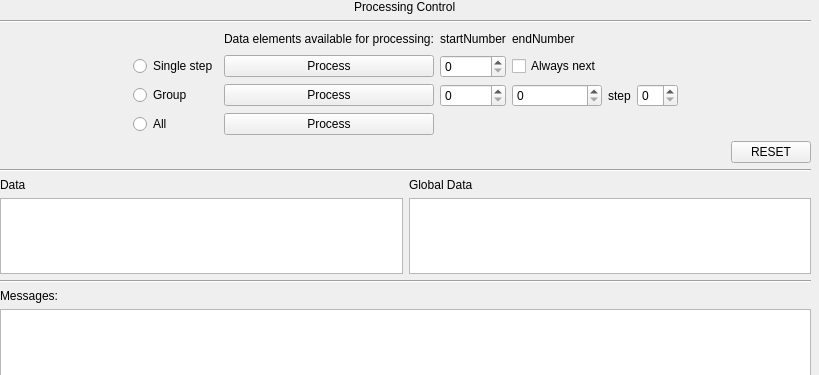
<?xml version="1.0" encoding="UTF-8"?>
<ui version="4.0">
 <class>Form</class>
 <widget class="QWidget" name="Form">
  <property name="geometry">
   <rect>
    <x>0</x>
    <y>0</y>
    <width>819</width>
    <height>375</height>
   </rect>
  </property>
  <property name="windowTitle">
   <string>Form</string>
  </property>
  <widget class="QWidget" name="verticalLayoutWidget_3">
   <property name="geometry">
    <rect>
     <x>0</x>
     <y>0</y>
     <width>811</width>
     <height>379</height>
    </rect>
   </property>
   <layout class="QVBoxLayout" name="verticalLayout_3">
    <item alignment="Qt::AlignHCenter">
     <widget class="QLabel" name="topLabel">
      <property name="text">
       <string>Processing Control</string>
      </property>
     </widget>
    </item>
    <item>
     <widget class="Line" name="line">
      <property name="orientation">
       <enum>Qt::Horizontal</enum>
      </property>
     </widget>
    </item>
    <item>
     <layout class="QGridLayout" name="gridLayout_2">
      <item row="0" column="0">
       <spacer name="horizontalSpacer_5">
        <property name="orientation">
         <enum>Qt::Horizontal</enum>
        </property>
        <property name="sizeHint" stdset="0">
         <size>
          <width>40</width>
          <height>20</height>
         </size>
        </property>
       </spacer>
      </item>
      <item row="0" column="6">
       <spacer name="horizontalSpacer_8">
        <property name="orientation">
         <enum>Qt::Horizontal</enum>
        </property>
        <property name="sizeHint" stdset="0">
         <size>
          <width>40</width>
          <height>20</height>
         </size>
        </property>
       </spacer>
      </item>
      <item row="2" column="2">
       <widget class="QPushButton" name="processSingleButton">
        <property name="text">
         <string>Process</string>
        </property>
       </widget>
      </item>
      <item row="0" column="2">
       <widget class="QLabel" name="label_7">
        <property name="text">
         <string>Data elements available for processing:</string>
        </property>
       </widget>
      </item>
      <item row="3" column="2">
       <widget class="QPushButton" name="processGroupButton">
        <property name="text">
         <string>Process</string>
        </property>
       </widget>
      </item>
      <item row="0" column="3">
       <widget class="QLabel" name="nofelementsStartNumber">
        <property name="text">
         <string>startNumber</string>
        </property>
       </widget>
      </item>
      <item row="3" column="5">
       <layout class="QHBoxLayout" name="horizontalLayout">
        <item>
         <widget class="QLabel" name="label_4">
          <property name="text">
           <string>step</string>
          </property>
         </widget>
        </item>
        <item>
         <widget class="QSpinBox" name="processGroupStepSpinBox"/>
        </item>
       </layout>
      </item>
      <item row="4" column="2">
       <widget class="QPushButton" name="processAllButton">
        <property name="text">
         <string>Process</string>
        </property>
       </widget>
      </item>
      <item row="2" column="3">
       <widget class="QSpinBox" name="processSingleSpinBox"/>
      </item>
      <item row="3" column="3">
       <widget class="QSpinBox" name="processGroupStartSpinBox"/>
      </item>
      <item row="3" column="4">
       <widget class="QSpinBox" name="processGroupEndSpinBox"/>
      </item>
      <item row="2" column="0">
       <spacer name="horizontalSpacer">
        <property name="orientation">
         <enum>Qt::Horizontal</enum>
        </property>
        <property name="sizeHint" stdset="0">
         <size>
          <width>40</width>
          <height>20</height>
         </size>
        </property>
       </spacer>
      </item>
      <item row="1" column="3">
       <spacer name="verticalSpacer_2">
        <property name="orientation">
         <enum>Qt::Vertical</enum>
        </property>
        <property name="sizeHint" stdset="0">
         <size>
          <width>20</width>
          <height>40</height>
         </size>
        </property>
       </spacer>
      </item>
      <item row="4" column="0">
       <spacer name="horizontalSpacer_4">
        <property name="orientation">
         <enum>Qt::Horizontal</enum>
        </property>
        <property name="sizeHint" stdset="0">
         <size>
          <width>40</width>
          <height>20</height>
         </size>
        </property>
       </spacer>
      </item>
      <item row="3" column="6">
       <spacer name="horizontalSpacer_2">
        <property name="orientation">
         <enum>Qt::Horizontal</enum>
        </property>
        <property name="sizeHint" stdset="0">
         <size>
          <width>40</width>
          <height>20</height>
         </size>
        </property>
       </spacer>
      </item>
      <item row="3" column="0">
       <spacer name="horizontalSpacer_3">
        <property name="orientation">
         <enum>Qt::Horizontal</enum>
        </property>
        <property name="sizeHint" stdset="0">
         <size>
          <width>40</width>
          <height>20</height>
         </size>
        </property>
       </spacer>
      </item>
      <item row="0" column="4">
       <widget class="QLabel" name="nofelementsEndNumber">
        <property name="text">
         <string>endNumber</string>
        </property>
       </widget>
      </item>
      <item row="2" column="4">
       <widget class="QCheckBox" name="processSingleNextCheckBox">
        <property name="text">
         <string>Always next</string>
        </property>
       </widget>
      </item>
      <item row="2" column="6">
       <spacer name="horizontalSpacer_7">
        <property name="orientation">
         <enum>Qt::Horizontal</enum>
        </property>
        <property name="sizeHint" stdset="0">
         <size>
          <width>40</width>
          <height>20</height>
         </size>
        </property>
       </spacer>
      </item>
      <item row="4" column="6">
       <spacer name="horizontalSpacer_6">
        <property name="orientation">
         <enum>Qt::Horizontal</enum>
        </property>
        <property name="sizeHint" stdset="0">
         <size>
          <width>40</width>
          <height>20</height>
         </size>
        </property>
       </spacer>
      </item>
      <item row="2" column="1">
       <widget class="QRadioButton" name="radioButton">
        <property name="text">
         <string>Single step</string>
        </property>
       </widget>
      </item>
      <item row="3" column="1">
       <widget class="QRadioButton" name="radioButton_2">
        <property name="text">
         <string>Group</string>
        </property>
       </widget>
      </item>
      <item row="4" column="1">
       <widget class="QRadioButton" name="radioButton_3">
        <property name="text">
         <string>All</string>
        </property>
       </widget>
      </item>
     </layout>
    </item>
    <item alignment="Qt::AlignRight">
     <widget class="QPushButton" name="resetProcessingButton">
      <property name="text">
       <string>RESET</string>
      </property>
     </widget>
    </item>
    <item>
     <widget class="Line" name="line_3">
      <property name="orientation">
       <enum>Qt::Horizontal</enum>
      </property>
     </widget>
    </item>
    <item>
     <spacer name="verticalSpacer">
      <property name="orientation">
       <enum>Qt::Vertical</enum>
      </property>
      <property name="sizeHint" stdset="0">
       <size>
        <width>20</width>
        <height>40</height>
       </size>
      </property>
     </spacer>
    </item>
    <item>
     <layout class="QGridLayout" name="gridLayout">
      <item row="1" column="0">
       <widget class="QTableView" name="dataDictionaryView"/>
      </item>
      <item row="0" column="0">
       <widget class="QLabel" name="label">
        <property name="text">
         <string>Data</string>
        </property>
       </widget>
      </item>
      <item row="0" column="1">
       <widget class="QLabel" name="label_2">
        <property name="text">
         <string>Global Data</string>
        </property>
       </widget>
      </item>
      <item row="1" column="1">
       <widget class="QTableView" name="globalDataDictionaryView"/>
      </item>
     </layout>
    </item>
    <item>
     <widget class="Line" name="line_2">
      <property name="orientation">
       <enum>Qt::Horizontal</enum>
      </property>
     </widget>
    </item>
    <item>
     <widget class="QLabel" name="messageLabel">
      <property name="text">
       <string>Messages:</string>
      </property>
     </widget>
    </item>
    <item>
     <widget class="QTextBrowser" name="textBrowser">
      <property name="maximumSize">
       <size>
        <width>16777215</width>
        <height>181</height>
       </size>
      </property>
     </widget>
    </item>
   </layout>
  </widget>
 </widget>
 <resources/>
 <connections/>
</ui>
